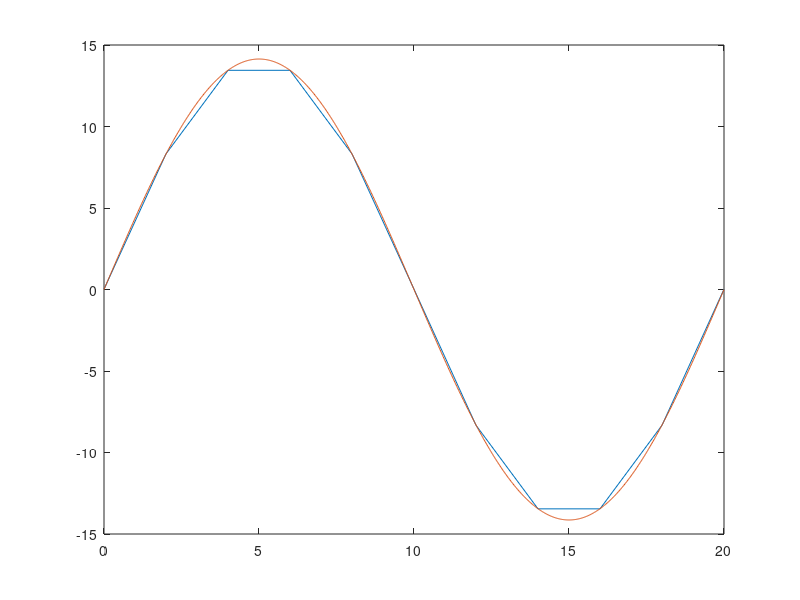

Write MATLAB code to recreate this figure.
clear 
f = 50;
Voff = 2;

%Analog signal at ADC input
t = [0:.02e-3:20e-3];
%ti = [1e-3:.02e-3:21e-3];
Vvo = 1.414*sin(2*pi*f.*t)+Voff;
Ivo = 1.5*sin(2*pi*f.*t-pi/3.5)+Voff;
%figure(1)
%plot(t*1e3,Vvo)

%Sampled signal
t_sample = [0:2e-3:20e-3];
VADC = round((1.414*sin(2*pi*f.*t_sample)+Voff)*1024/5);
%figure(2)
%plot(t_sample*1e3,VADC)


%Reconstructed waveform
Voltage_Array = (VADC*5/1024-Voff)/0.1
figure(3)
plot(t_sample*1e3,Voltage_Array)
hold on
plot(t*1e3,(Vvo-Voff)/.1)
%RMS
%figure(4)
%plot(t*1e3,(10*(Vvo-Voff)).^2,t_sample*1e3,Voltage_Array.^2)

%V & I Waveforms
ti_sample = [1e-3:2e-3:21e-3];
IADC = round((1.5*sin(2*pi*f.*ti_sample - pi/3.5)+Voff)*1024/5);
Current_Array = (IADC*5/1024-Voff)/1;
figure(5)
%plotyy(t_sample*1e3,Voltage_Array,ti_sample*1e3,Current_Array);

%Power
Voltage_with_Appx = 1:1:20;
Voltage_with_Appx(1:2:20)=Voltage_Array(1:1:10);
Voltage_with_Appx(2:2:20)= (Voltage_Array(1:1:10) + [Voltage_Array(2:1:10) 0])/2;
Current_with_Appx = 1:1:20;
Current_with_Appx(2:2:20)= Current_Array(1:1:10);
Current_with_Appx(1:2:20)= (Current_Array(1:1:10) + [-1.5 Current_Array(1:1:9)])/2;
VI = Voltage_with_Appx.*Current_with_Appx;
sum(VI)/20
%plot(t*1e3,(1*(Ivo-Voff)).*(10*(Vvo-Voff)),[0e-3:1e-3:19e-3]*1e3,VI)

%Sampled peak
t = [0:.2e-3:40e-3];
Vvo = 15*sin(2*pi*f.*t);
t_sample = [0:2.083e-3:40e-3];
VADC = round((1.5*sin(2*pi*f.*t_sample)+Voff)*1024/5);
Voltage_Array = (VADC*5/1024-Voff)/0.1;
%figure(6)
%plot(t*1e3,Vvo,t_sample*1e3,Voltage_Array)


